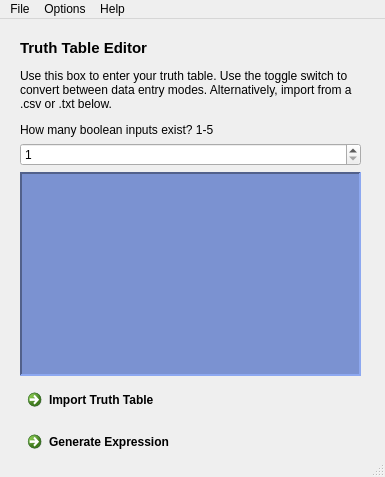
<?xml version="1.0" encoding="UTF-8"?>
<ui version="4.0">
 <class>TruthTableEditor</class>
 <widget class="QMainWindow" name="TruthTableEditor">
  <property name="geometry">
   <rect>
    <x>0</x>
    <y>0</y>
    <width>385</width>
    <height>477</height>
   </rect>
  </property>
  <property name="sizePolicy">
   <sizepolicy hsizetype="Fixed" vsizetype="Fixed">
    <horstretch>0</horstretch>
    <verstretch>0</verstretch>
   </sizepolicy>
  </property>
  <property name="windowTitle">
   <string>Truth Table Editor</string>
  </property>
  <widget class="QWidget" name="centralwidget">
   <widget class="QWidget" name="verticalLayoutWidget">
    <property name="geometry">
     <rect>
      <x>20</x>
      <y>20</y>
      <width>341</width>
      <height>421</height>
     </rect>
    </property>
    <layout class="QVBoxLayout" name="verticalLayout">
     <item>
      <widget class="QLabel" name="infoLabel">
       <property name="text">
        <string>&lt;html&gt;&lt;head/&gt;&lt;body&gt;&lt;p&gt;&lt;span style=&quot; font-size:11pt; font-weight:600;&quot;&gt;Truth Table Editor&lt;/span&gt;&lt;/p&gt;&lt;p&gt;Use this box to enter your truth table. Use the toggle switch to convert between data entry modes. Alternatively, import from a .csv or .txt below.&lt;/p&gt;&lt;p&gt;How many boolean inputs exist? 1-5&lt;/p&gt;&lt;/body&gt;&lt;/html&gt;</string>
       </property>
       <property name="textFormat">
        <enum>Qt::MarkdownText</enum>
       </property>
       <property name="wordWrap">
        <bool>true</bool>
       </property>
      </widget>
     </item>
     <item>
      <widget class="QSpinBox" name="noSpinBox">
       <property name="minimum">
        <number>1</number>
       </property>
       <property name="maximum">
        <number>5</number>
       </property>
      </widget>
     </item>
     <item>
      <widget class="QScrollArea" name="scrollArea">
       <property name="styleSheet">
        <string notr="true">background-color: rgb(123, 146, 209);</string>
       </property>
       <property name="frameShape">
        <enum>QFrame::Panel</enum>
       </property>
       <property name="frameShadow">
        <enum>QFrame::Sunken</enum>
       </property>
       <property name="lineWidth">
        <number>2</number>
       </property>
       <property name="verticalScrollBarPolicy">
        <enum>Qt::ScrollBarAsNeeded</enum>
       </property>
       <property name="widgetResizable">
        <bool>true</bool>
       </property>
       <widget class="QWidget" name="scrollAreaWidgetContents">
        <property name="geometry">
         <rect>
          <x>0</x>
          <y>0</y>
          <width>335</width>
          <height>191</height>
         </rect>
        </property>
       </widget>
      </widget>
     </item>
     <item>
      <widget class="QCommandLinkButton" name="importBtn">
       <property name="text">
        <string>Import Truth Table</string>
       </property>
      </widget>
     </item>
     <item>
      <widget class="QCommandLinkButton" name="generateBtn">
       <property name="text">
        <string>Generate Expression</string>
       </property>
      </widget>
     </item>
    </layout>
    <zorder>infoLabel</zorder>
    <zorder>noSpinBox</zorder>
    <zorder>importBtn</zorder>
    <zorder>generateBtn</zorder>
    <zorder>scrollArea</zorder>
   </widget>
  </widget>
  <widget class="QMenuBar" name="menubar">
   <property name="geometry">
    <rect>
     <x>0</x>
     <y>0</y>
     <width>385</width>
     <height>22</height>
    </rect>
   </property>
   <widget class="QMenu" name="menuFile">
    <property name="title">
     <string>File</string>
    </property>
    <addaction name="actionClear_table"/>
    <addaction name="actionImport_file"/>
    <addaction name="actionGenerate_expression"/>
    <addaction name="separator"/>
    <addaction name="actionSave"/>
    <addaction name="actionClose_completely"/>
    <addaction name="actionClose"/>
   </widget>
   <widget class="QMenu" name="menuHelp">
    <property name="title">
     <string>Help</string>
    </property>
    <addaction name="actionAbout"/>
    <addaction name="actionGuide"/>
    <addaction name="actionReport_bug"/>
   </widget>
   <widget class="QMenu" name="menuOptions">
    <property name="title">
     <string>Options</string>
    </property>
    <addaction name="actionAuto_close_this_window"/>
    <addaction name="actionAuto_open_expr_window"/>
   </widget>
   <addaction name="menuFile"/>
   <addaction name="menuOptions"/>
   <addaction name="menuHelp"/>
  </widget>
  <widget class="QStatusBar" name="statusbar"/>
  <action name="actionClear_table">
   <property name="text">
    <string>Clear table</string>
   </property>
   <property name="shortcut">
    <string>Ctrl+C</string>
   </property>
  </action>
  <action name="actionImport_file">
   <property name="text">
    <string>Import file</string>
   </property>
   <property name="shortcut">
    <string>Ctrl+O</string>
   </property>
  </action>
  <action name="actionGenerate_expression">
   <property name="text">
    <string>Generate expression</string>
   </property>
   <property name="shortcut">
    <string>Ctrl+G</string>
   </property>
  </action>
  <action name="actionSave">
   <property name="text">
    <string>Save</string>
   </property>
   <property name="shortcut">
    <string>Ctrl+S</string>
   </property>
  </action>
  <action name="actionClose">
   <property name="text">
    <string>Close window</string>
   </property>
   <property name="shortcut">
    <string>Ctrl+W</string>
   </property>
  </action>
  <action name="actionClose_completely">
   <property name="text">
    <string>Close completely</string>
   </property>
   <property name="shortcut">
    <string>Ctrl+Shift+W</string>
   </property>
  </action>
  <action name="actionAbout">
   <property name="text">
    <string>About </string>
   </property>
  </action>
  <action name="actionGuide">
   <property name="text">
    <string>Guide / tutorial</string>
   </property>
   <property name="shortcut">
    <string>Ctrl+H</string>
   </property>
  </action>
  <action name="actionReport_bug">
   <property name="text">
    <string>Report bug</string>
   </property>
   <property name="shortcut">
    <string>Ctrl+Shift+R</string>
   </property>
  </action>
  <action name="actionAuto_close_this_window">
   <property name="checkable">
    <bool>true</bool>
   </property>
   <property name="checked">
    <bool>true</bool>
   </property>
   <property name="text">
    <string>Auto close this window</string>
   </property>
  </action>
  <action name="actionAuto_open_expr_window">
   <property name="checkable">
    <bool>true</bool>
   </property>
   <property name="checked">
    <bool>true</bool>
   </property>
   <property name="text">
    <string>Auto open expr window</string>
   </property>
  </action>
  <action name="actionReturn_to_main_editor">
   <property name="text">
    <string>Return to main editor</string>
   </property>
  </action>
 </widget>
 <resources/>
 <connections/>
</ui>
